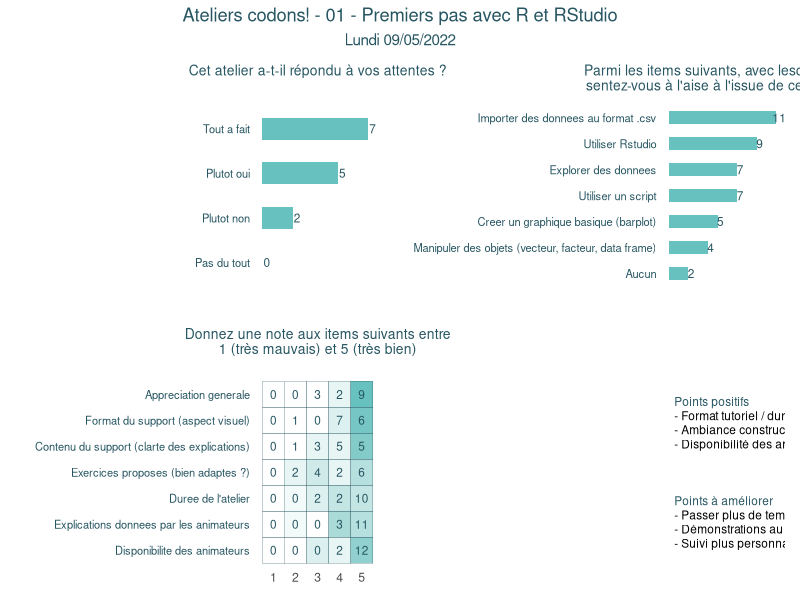

Recreate this plot in R.
library(ggplot2)
library(patchwork)
library(tidyverse)

d1 <- read.csv("questionnaire/questionnaire_atelier_codons_01.csv", sep=";")

q1 <- d1[1:4, ]

p1 <- ggplot(data = q1,
       aes(x = Intitule, y = Nombre)) +
  geom_col(width = 0.5, fill = "#66c1bf") +
  geom_text(aes(x = Intitule, y = Nombre + 0.3, label = Nombre),
            colour = "#275662", size = 3) +
  coord_flip() +
  labs(title = "Cet atelier a-t-il répondu à vos attentes ?", 
       x = "", y = "") +
  theme_minimal() +
  theme(panel.grid = element_blank(),
        plot.title = element_text(colour = "#275662", hjust = 0.5, size = 10),
        axis.text.x = element_blank(),
        axis.text.y = element_text(colour = "#275662", size = 8))

q2 <- d1[5:11, ] %>% 
  arrange(Nombre) %>% 
  mutate(Intitule = fct_inorder(Intitule))

p2 <- ggplot(data = q2,
       aes(x = Intitule, y = Nombre)) +
  geom_col(width = 0.5, fill = "#66c1bf") +
  geom_text(aes(x = Intitule, y = Nombre + 0.3, label = Nombre),
            colour = "#275662", size = 3) +
  coord_flip() +
  labs(title = "Parmi les items suivants, avec lesquels vous\nsentez-vous à l'aise à l'issue de cet atelier ?", 
       x = "", y = "") +
  theme_minimal() +
  theme(panel.grid = element_blank(),
        plot.title = element_text(colour = "#275662", hjust = 0.5, size = 10),
        axis.text.x = element_blank(),
        axis.text.y = element_text(colour = "#275662", size = 8))

q3 <- d1[12:46, ] %>% 
  mutate(Intitule = fct_inorder(rev(Intitule)))
  

p3 <- ggplot(data = q3,
       aes(x = Note, y = Intitule, fill = Nombre)) +
  geom_tile(show.legend = FALSE, colour = "#275662") +
  scale_fill_continuous(low = "white", high = "#66c1bf") +
  geom_text(aes(x = Note, y = rev(Intitule), label = Nombre),
            colour = "#275662", size = 3)  +
  labs(title = "Donnez une note aux items suivants entre\n1 (très mauvais) et 5 (très bien)", 
       y = "") +
  theme_minimal() +
  theme(panel.grid = element_blank(),
        plot.title = element_text(colour = "#275662", hjust = 0.5, size = 10,
                                  margin = margin(b = 15)),
        axis.title.x = element_blank(),
        axis.text.y = element_text(colour = "#275662", size = 8))

p4 <- ggplot() +
  geom_text(aes(x = 0.5, y = 9.5, label = "Points positifs"), colour = "#275662", hjust = 0, size = 3) +
  geom_text(aes(x = 0.5, y = 9, label = "- Format tutoriel / durée de l'atelier"), colour = "black", hjust = 0, size = 3) +
  geom_text(aes(x = 0.5, y = 8.5, label = "- Ambiance constructive et bienveillante"), colour = "black", hjust = 0, size = 3) +
  geom_text(aes(x = 0.5, y = 8, label = "- Disponibilité des animateurs"), colour = "black",  hjust = 0, size = 3) +
  geom_text(aes(x = 0.5, y = 6, label = "Points à améliorer"), colour = "#275662", hjust = 0, size = 3) +
  geom_text(aes(x = 0.5, y = 5.5, label = "- Passer plus de temps sur les bases de R"), colour = "black", hjust = 0, size = 3) +
  geom_text(aes(x = 0.5, y = 5, label = "- Démonstrations au fur et à mesure"), colour = "black", hjust = 0, size = 3) +
  geom_text(aes(x = 0.5, y = 4.5, label = "- Suivi plus personnalisé"), colour = "black",  hjust = 0, size = 3) +
  xlim(0, 10) +
  ylim(4, 10) +
  theme_void()

p <- p1 + p2 + p3 + p4 +
  plot_layout(ncol = 2) +
  plot_annotation(title = "Ateliers codons! - 01 - Premiers pas avec R et RStudio",
                  subtitle = "Lundi 09/05/2022",
                  theme = theme(plot.title = element_text(colour = "#275662", hjust = 0.5),
                                plot.subtitle = element_text(colour = "#275662", hjust = 0.5)))

ggsave("questionnaire/reponses.png", p, dpi = 320, width = 12, height = 6)
